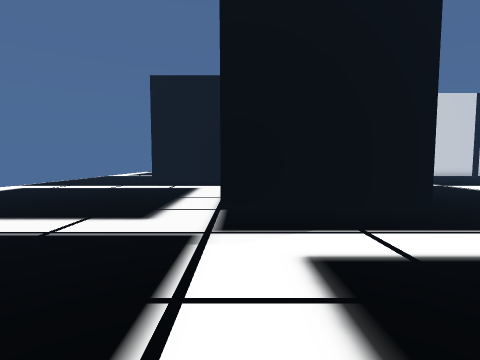
View 1 (above)

23 first-person views from a walk through a 3-D level made in the Unity game engine. The camera is 1.3 m above the floor, tilts 4° down and sees 85° across. The floor is counted in squares, 1 m on a side. Each view is taken from the middle of a square. On the plan, view 1 faces up. The plan holds only what a view shows up to about 13 squares ahead; the rest is blank. The place goes on beyond the plan. The player character is not drawn. Door leaves are left out, so doorways stand open.

View 2
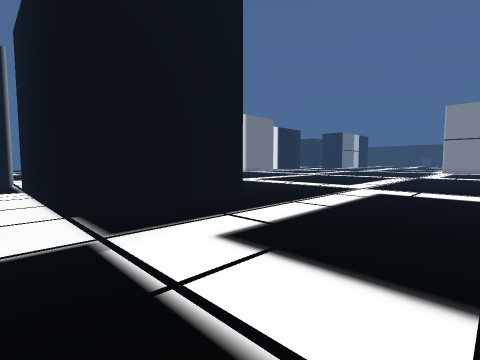

View 3
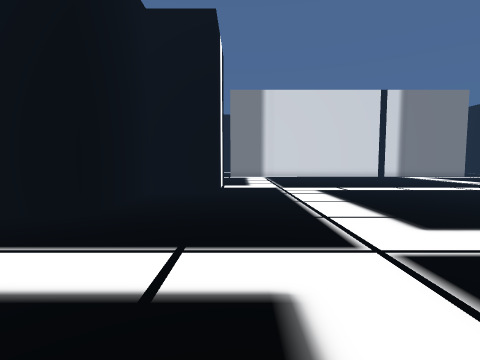

View 4
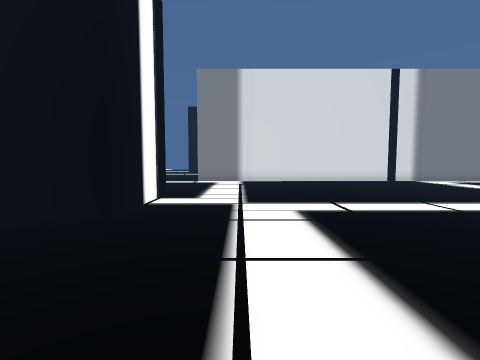

View 5
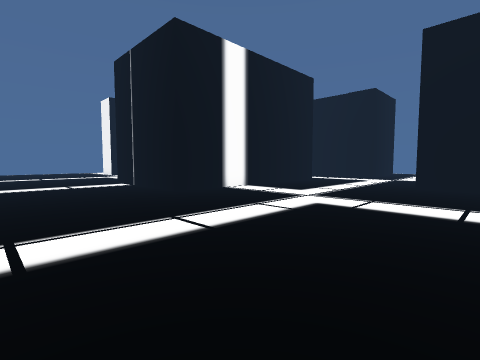

View 6
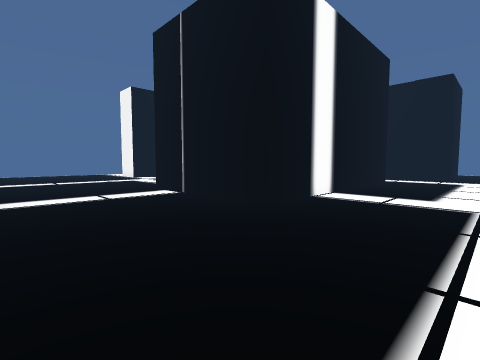

View 7
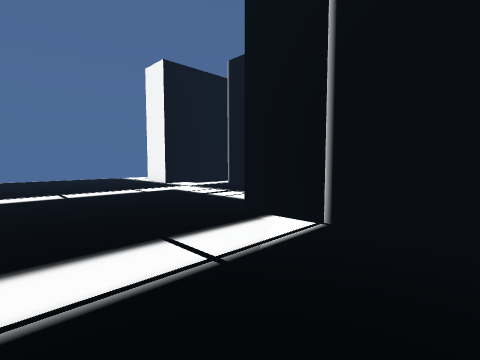

View 8
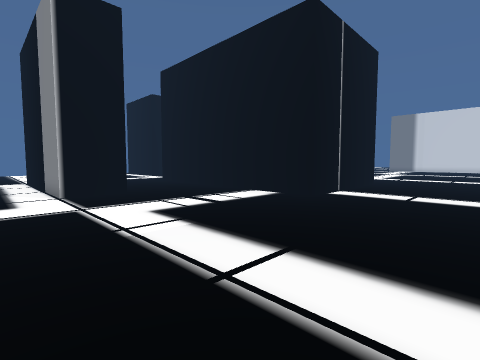

View 9
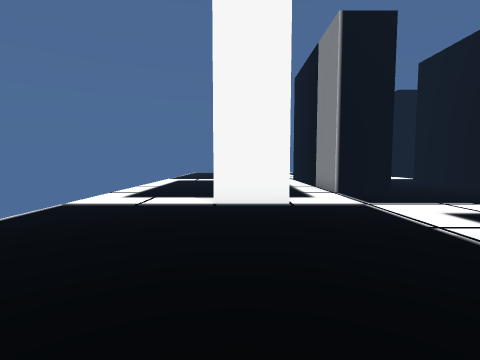

View 10
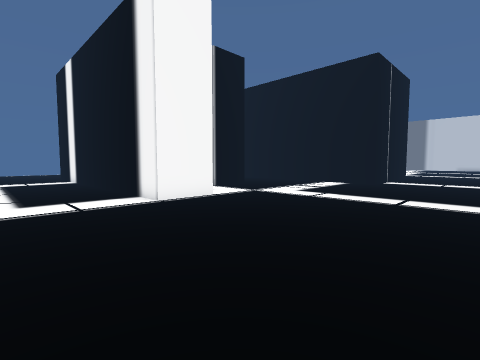

View 11
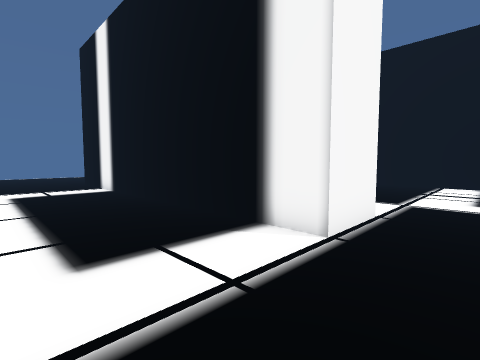

View 12
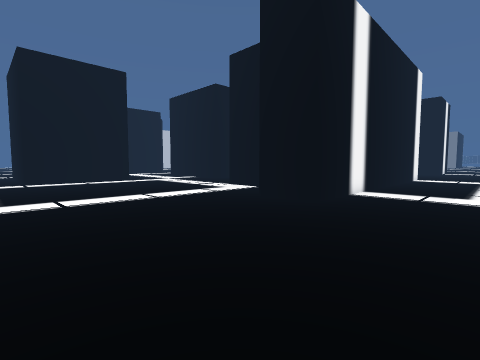

View 13
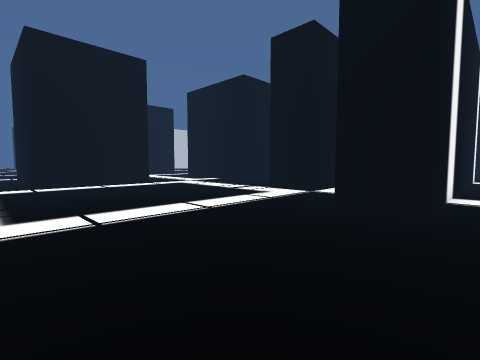

View 14
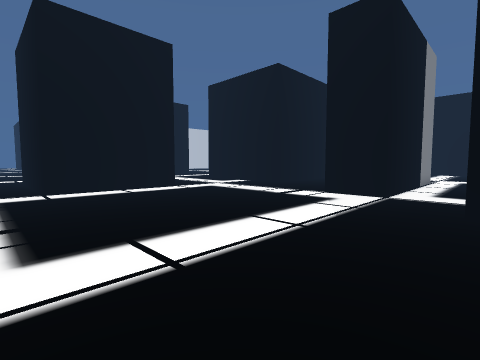

View 15
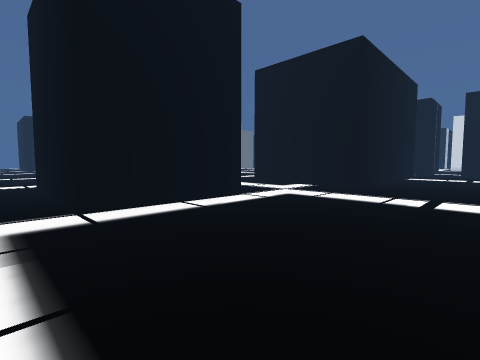

View 16
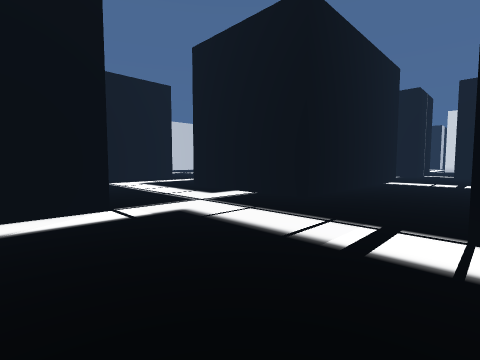

View 17
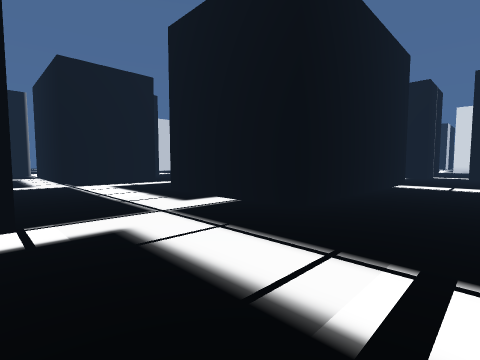

View 18
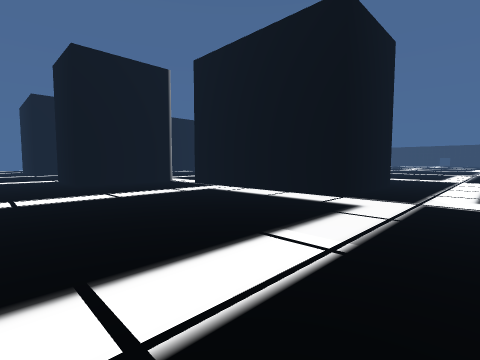

View 19
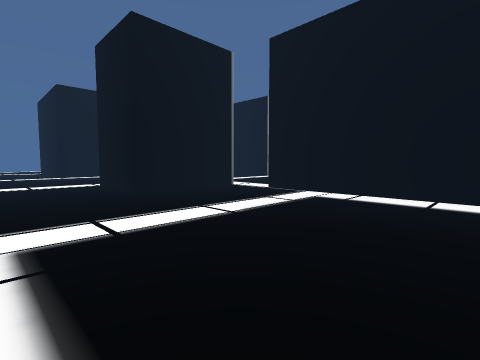

View 20
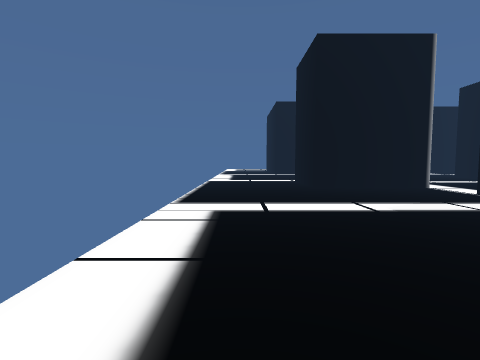

View 21
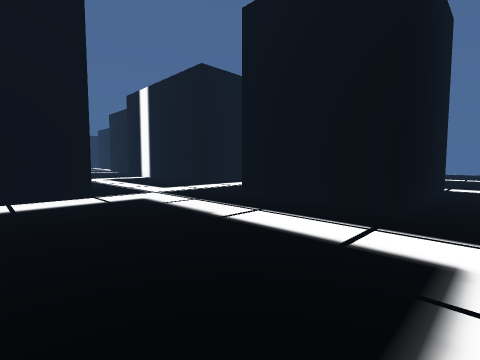

View 22
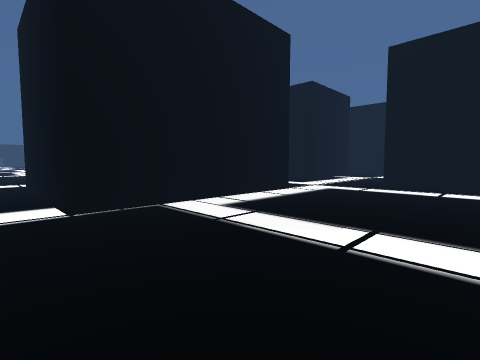

View 23
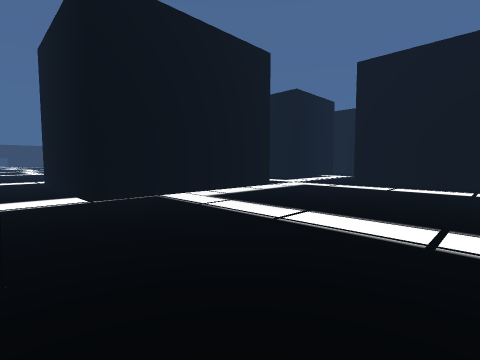

### Floor plan
Points are (right, up) in squares from view 1. A wall is a line through its corners. A room is listed if a view was taken in it or the views show most of it. See-through windows are left out.
Room 1 (views 1, 2, 3, 4, 5, 6, 7, 8, 9, 10, 11, 12, 13, 14, 15, 16, 17, 18, 19, 20, 21, 22, 23)
walls: (6.5, 0) (13.8, 0) (13.8, -7) (2.4, -7) (2.4, 0); (5.3, 7.1) (-0.5, 7.1) (-0.5, 16.4) (8.1, 16.4) (8.1, 11.8) (5.3, 11.8) (5.3, 7.1); (-3.5, -4.6) (-9.2, -4.6) (-9.2, 2.3) (-3.4, 2.3); (8.1, -11.6) (8.1, -14) (-0.5, -14) (-0.5, -11.6); (11, -16.4) (11, -18.8) (-3.4, -18.8) (-3.4, -16.4); (-0.6, 18.9) (-6.3, 18.9) (-6.3, 19.5)

Positions as (right, up) in squares from view 1, and headings:
1: (0, 0), facing up
2: (-2, 0), facing up-right
3: (9, 1), facing up
4: (11, 6), facing up
5: (20, 10), facing down-left
6: (20, 5), facing down-left
7: (19, -2), facing down-left
8: (19, -16), facing up-left
9: (19, -18), facing left
10: (19, -23), facing up-left
11: (13, -23), facing up-left
12: (-11, -23), facing up-right
13: (-11, -20), facing up-right
14: (-11, -17), facing up-right
15: (-11, -12), facing up-right
16: (-6, -12), facing up-right
17: (-4, -11), facing up-right
18: (-10, 3), facing up-right
19: (-11, 8), facing up-right
20: (-10, 6), facing up
21: (-11, 10), facing down-right
22: (-8, 18), facing down-right
23: (-10, 19), facing down-right
